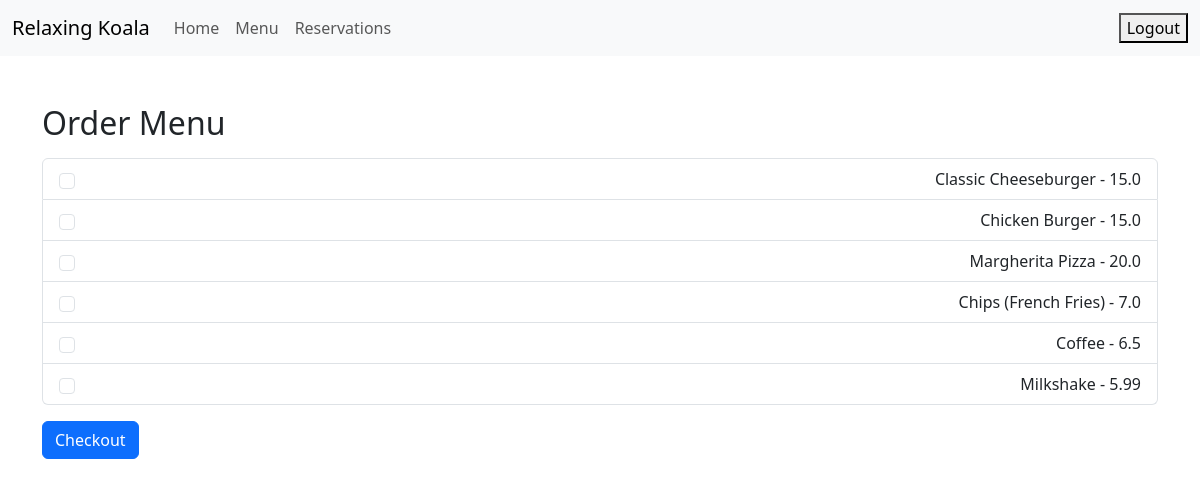
/menu/order/ (signed in), run on the app's committed database.
### menu/models.py (models this page shows, shortened)
class MenuItem(models.Model):
    name = models.CharField(max_length=255)
    description = models.TextField()
    price = models.FloatField()
    available = models.BooleanField(default=True)
    inventory_item = models.ForeignKey(
        Inventory,
        on_delete=models.CASCADE,
        related_name='menu_items',
        default=1
    )

### menu/views.py (the view)
# urls.py: path('order/', order_menu, name='order_menu'),
@login_required
def order_menu(request):
    menu_items = MenuItem.objects.filter(available=True)
    return render(request, 'menu/order.html', {'menu_items': menu_items})

### menu/templates/menu/order.html (shortened to what this page needs)
<!DOCTYPE html>
<html lang="en">
<head>
    <link href="https://cdn.jsdelivr.net/npm/bootstrap@5.3.3/dist/css/bootstrap.min.css" rel="stylesheet"
>
</head>
<body>
    <nav class="navbar navbar-expand-lg navbar-light bg-light">
        <div class="container-fluid">
            <a class="navbar-brand" href="{% url 'home' %}">Relaxing Koala</a>
            <div class="collapse navbar-collapse" id="navbarNav">
                <ul class="navbar-nav me-auto">
                    <li class="nav-item">
                        <a class="nav-link" href="{% url 'home' %}">Home</a>
                    </li>
                    <li class="nav-item">
                        <a class="nav-link" href="{% url 'menu:order_menu' %}">Menu</a>
                    </li>
                    <li class="nav-item">
                        <a class="nav-link" href="{% url 'reservations:reserve_table' %}">Reservations</a>
                    </li>
                </ul>
                <ul class="navbar-nav ms-auto">
                    {% if user.is_authenticated %}
                    <li class="nav-item">
                        <form id="logout-form" method="post" action="{% url 'logout' %}">
                            <button type="submit">Logout</button>
                        </form>
                    </li>
                    {% else %}
                    <li class="nav-item">
                        <a class="nav-link" href="{% url 'login' %}">Login</a>
                    </li>
                    {% endif %}
                </ul>
            </div>
        </div>
    </nav>
    <div class="container mt-5">
        <h2>Order Menu</h2>
        <form method="POST" action="{% url 'menu:checkout_order' %}" class="mt-3">
            <ul class="list-group">
                {% for item in menu_items %}
                <li class="list-group-item d-flex justify-content-between align-items-center">
                    <input type="checkbox" class="form-check-input me-1" name="ordered_menu_items"
                        value="{{ item.id }}">
                    {{ item.name }} - {{ item.price }}
                </li>
                {% endfor %}
            </ul>
            <button type="submit" class="btn btn-primary mt-3">Checkout</button>
        </form>
    </div>
</body>
</html>

### data on the page
MenuItem: name "Classic Cheeseburger", price "15.0"
MenuItem: name "Chicken Burger", price "15.0"
MenuItem: name "Margherita Pizza", price "20.0"
MenuItem: name "Chips (French Fries)", price "7.0"
MenuItem: name "Coffee", price "6.5"
MenuItem: name "Milkshake", price "5.99"
